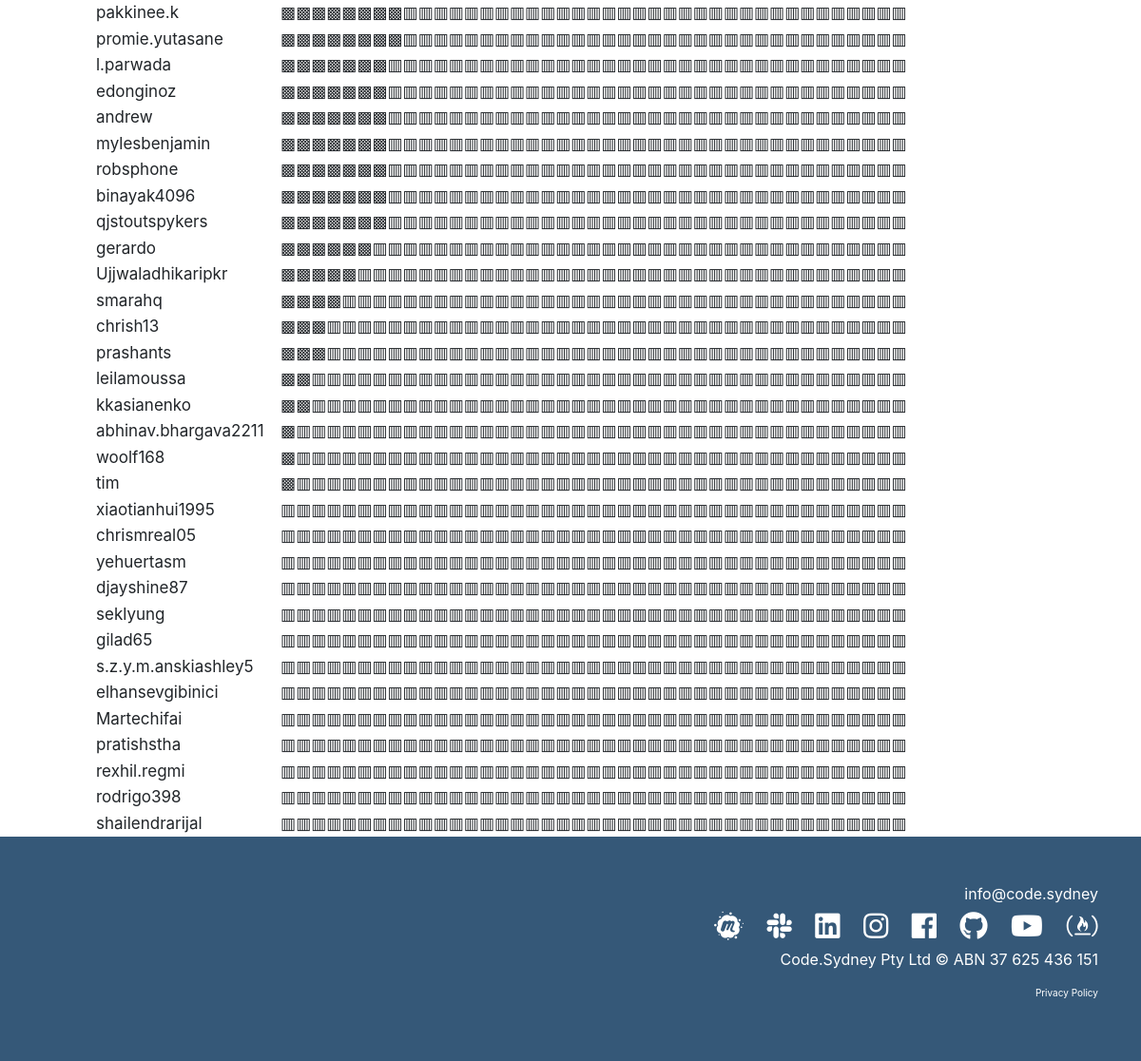
The page /fccleaderboard (lower part) on the database as committed earlier.
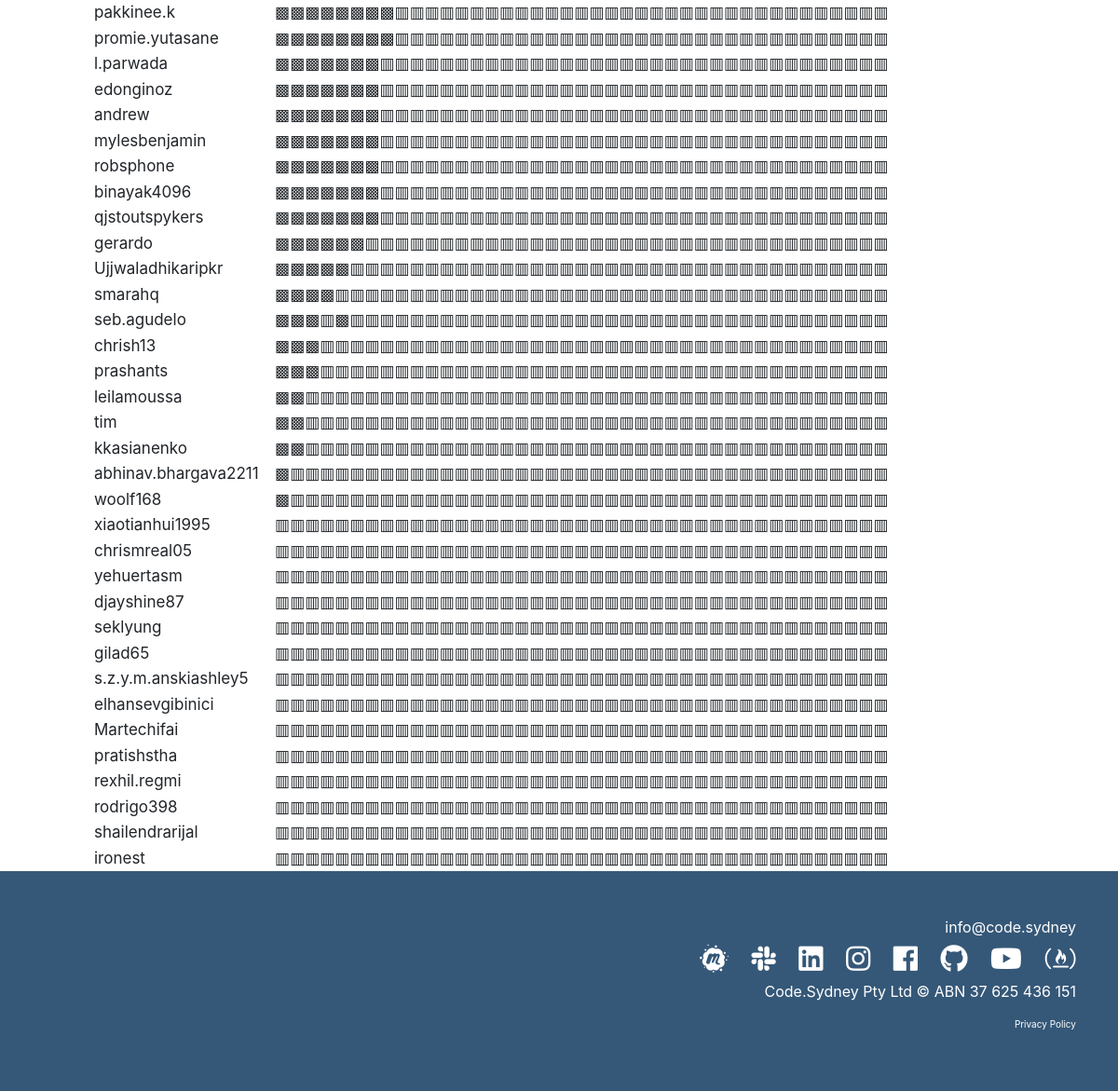
The same page on the database as committed later.
### tables this page shows
CREATE TABLE "fccdashboardtable" (
	`Name`	TEXT,
	`Email`	TEXT,
	`Password`	TEXT,
	`Completed_Count`	INTEGER NOT NULL,
	`A1`	TEXT,
	`A2`	TEXT,
	`A3`	TEXT,
	`A4`	TEXT,
	`A5`	TEXT,
	`A6`	TEXT,
	`A7`	TEXT,
	`A8`	TEXT,
	`B1`	TEXT,
	`B2`	TEXT,
	`B3`	TEXT,
	`B4`	TEXT,
	`B5`	TEXT,
	`B6`	TEXT,
	`B7`	TEXT,
	`B8`	TEXT,
	`B9`	TEXT,
	`B10`	TEXT,
	`C1`	TEXT,
	`C2`	TEXT,
	`C3`	TEXT,
	`C4`	TEXT,
	`C5`	TEXT,
	`C6`	TEXT,
	`C7`	TEXT,
	`D1`	TEXT,
	`D2`	TEXT,
	`D3`	TEXT,
	`E1`	TEXT,
	`E2`	TEXT,
	`E3`	TEXT,
	`E4`	TEXT,
	`F1`	TEXT,
	`F2`	TEXT,
	`F3`	TEXT,
	`F4`	TEXT,
	`G1`	TEXT,
	`G2`	TEXT,
	`G3`	TEXT,
	`G4`	TEXT,
	`G5`	TEXT,
	PRIMARY KEY(`Email`)
);

### app.py (the view)
@app.route('/fccleaderboard', methods=['GET', 'POST'])
def fccleaderboard():
    db = get_db()
    fccamperslist = []
    try:
        cur = db.execute('SELECT Name, Email, Password, Completed_Count, \
                                 A1, A2, A3, A4, A5, A6, A7, A8, \
                                 B1, B2, B3, B4, B5, B6, B7, B8, B9, B10, \
                                 C1, C2, C3, C4, C5, C6, C7, \
                                 D1, D2, D3, \
                                 E1, E2, E3, E4, \
                                 F1, F2, F3, F4, \
                                 G1, G2, G3, G4, G5 \
                            from fccdashboardtable \
                            order by Completed_Count desc')
    except Exception as e:
        print('Exception: ',e)
    res = cur.fetchall()
    for row in res:
        statuslisttemp = []
        name  = row[0]
        for i in range(4,45):
            status = row[i]
            if status == 'Completed':
                statuslisttemp.append('▩')
            else:
                statuslisttemp.append('▥')
        statuslist = "".join(str(x) for x in statuslisttemp)
        name_string = "".join(str(name))
        selected_fields = [name_string,statuslist]
        fccamperslist.append(selected_fields)
    return render_template('fccleaderboard.html',
                           fccamperslist=fccamperslist)

### database.py (called while the page is built)
def connect_db():
    sql = sqlite3.connect('/home/engramar/codesydneywebsite/codesydney.db')
    sql.row_factory = sqlite3.Row
    return sql

def get_db():
    if not hasattr(g, 'sqlite_db'):
        g.sqlite_db = connect_db()
    return g.sqlite_db

### templates/fccleaderboard.html (shortened to what this page needs)
{% extends 'layout.html' %}
{% block content %}
<body>
<div>
  <table style="font-size:17px;width:76%;text-align:left;font-weight:normal;margin-left:100px" border="0">
  {% for fccampers in fccamperslist %}
  <tr>
    <td>{% print fccampers[0] %}</td>
    <td>{% print fccampers[1] %}</td>
  </tr>
  {% endfor %}
  </table>
</div>
</body>
{% endblock content %}

### templates/layout.html (shortened to what this page needs)
<!DOCTYPE html>
<html lang="en">
<head>
  <link rel="stylesheet" href="https://use.fontawesome.com/releases/v5.0.13/css/all.css"
>
  <link rel="stylesheet" href="{{ url_for('static', filename='css/bootstrap.css') }}">
  <link rel="stylesheet" href="{{ url_for('static', filename='css/style.css') }}">
  <link rel="stylesheet" href="{{ url_for('static', filename='css/Data-Table-1.css') }}">
  <link rel="stylesheet" href="{{ url_for('static', filename='css/Data-Table.css') }}">
  <link rel="stylesheet" href="https://cdn.datatables.net/1.10.15/css/dataTables.bootstrap.min.css">
</head>
<body id="home" data-spy="scroll" data-target="#main-nav" data-offset="100">
    {% block content %}{% endblock %}
    {% include 'includes/_footer.html' %}
</body>
</html>

### templates/includes/_footer.html
  <footer id="main-footer" class="py-5 bg-primary text-white">
    <div class="container">
      <div class="row text-center">
        <div class="col-md-6 ml-auto text-right">
            <div>
                <a href="mailto:info@code.sydney?Subject=Enquiry" target="_top" class="no-deco">info@code.sydney</a>
            </div>
            <a href="https://www.meetup.com/Sydney-Volunteer-Programmers/" target="_blank" class="font-icon meetup-hover soc-media"><i class="fab fa-meetup"></i></a>
            <a href="https://join.slack.com/t/codesydney/shared_invite/enQtMzA4ODcyOTUyMDY0LTFlZDAyZjgwZmIzY2VmMzA0MjllOWI3YmE1NGZiNzQ5NGNmNjlhMGE5MTE1ZDA2NTU2OGRkZWQyYTQ3NDZmZGM" target="_blank" class="font-icon slack-hover soc-media"><i class="fab fa-slack"></i></a>
            <a href="https://www.linkedin.com/company/code.sydney/" target="_blank" class="font-icon linkedin-hover soc-media"><i class="fab fa-linkedin"></i></a>
            <a href="https://www.instagram.com/code.sydney/" target="_blank" class="font-icon instagram-hover soc-media"><i class="fab fa-instagram"></i></a>
            <a href="https://www.facebook.com/codesyd/" target="_blank" class="font-icon facebook-hover soc-media"><i class="fab fa-facebook"></i></a>
            <a href="https://github.com/codesydney" target="_blank" class="font-icon github-hover soc-media"><i class="fab fa-github"></i></a>
            <a href="https://www.youtube.com/channel/UCnOp_l8-EX3c-q2Tlj-2Iyw" target="_blank" class="font-icon youtube-hover soc-media"><i class="fab fa-youtube"></i></a>
            <a href="http://www.freecodecampsydney.org/" target="_blank" class="font-icon freecodecamp-hover soc-media"><i class="fab fa-free-code-camp"></i></a>
          <p>
            Code.Sydney Pty Ltd &copy {{ year }} ABN 37 625 436 151
          </p>
          <p style="font-size: 10px">
              <a style="color:white;" href="{{ url_for('static', filename='pdf/Code.Sydney_Website_Privacy_Policy.pdf') }}" target="_blank">Privacy Policy</a>
          </p>
        </div>
      </div>
    </div>
  </footer>

### static/css/style.css (style rules this page uses)
body { margin-top: 105px; }
.no-deco { text-decoration: none; color: #fff; }
.soc-media { padding-left: 20px; }
.font-icon { text-decoration: none; color: white; font-size: 30px; }

Rows that differ between the two databases and show on the page:
added fccdashboardtable: print "seb.agudelo", print "▩▩▩▥▩▥▥▥▥▥▥▥▥▥▥▥▥▥▥▥▥▥▥▥▥▥▥▥▥▥▥▥▥▥▥▥▥▥▥▥▥"
changed fccdashboardtable "tim": print "▩▥▥▥▥▥▥▥▥▥▥▥▥▥▥▥▥▥▥▥▥▥▥▥▥▥▥▥▥▥▥▥▥▥▥▥▥▥▥▥▥" → "▩▩▥▥▥▥▥▥▥▥▥▥▥▥▥▥▥▥▥▥▥▥▥▥▥▥▥▥▥▥▥▥▥▥▥▥▥▥▥▥▥"; moves up the list
added fccdashboardtable: Name "ironest", print "▥▥▥▥▥▥▥▥▥▥▥▥▥▥▥▥▥▥▥▥▥▥▥▥▥▥▥▥▥▥▥▥▥▥▥▥▥▥▥▥▥"
